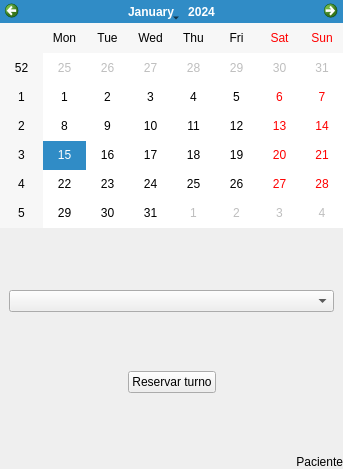
<?xml version="1.0" encoding="UTF-8"?>
<ui version="4.0">
 <class>Visitas</class>
 <widget class="QWidget" name="Visitas">
  <property name="geometry">
   <rect>
    <x>0</x>
    <y>0</y>
    <width>343</width>
    <height>469</height>
   </rect>
  </property>
  <property name="windowTitle">
   <string>Visitas</string>
  </property>
  <layout class="QGridLayout" name="gridLayout">
   <property name="leftMargin">
    <number>0</number>
   </property>
   <property name="topMargin">
    <number>0</number>
   </property>
   <property name="rightMargin">
    <number>0</number>
   </property>
   <property name="bottomMargin">
    <number>0</number>
   </property>
   <property name="spacing">
    <number>0</number>
   </property>
   <item row="0" column="0">
    <widget class="Image" name="background" native="true">
     <layout class="QGridLayout" name="gridLayout_2">
      <property name="leftMargin">
       <number>0</number>
      </property>
      <property name="topMargin">
       <number>0</number>
      </property>
      <property name="rightMargin">
       <number>0</number>
      </property>
      <property name="bottomMargin">
       <number>0</number>
      </property>
      <property name="spacing">
       <number>0</number>
      </property>
      <item row="0" column="0">
       <widget class="QCalendarWidget" name="calendario"/>
      </item>
      <item row="2" column="0">
       <widget class="QLabel" name="lPaciente">
        <property name="text">
         <string>Paciente</string>
        </property>
        <property name="alignment">
         <set>Qt::AlignRight|Qt::AlignTrailing|Qt::AlignVCenter</set>
        </property>
       </widget>
      </item>
      <item row="1" column="0">
       <widget class="QWidget" name="widget" native="true">
        <property name="sizePolicy">
         <sizepolicy hsizetype="Preferred" vsizetype="Expanding">
          <horstretch>0</horstretch>
          <verstretch>0</verstretch>
         </sizepolicy>
        </property>
        <layout class="QGridLayout" name="gridLayout_3">
         <item row="3" column="1">
          <widget class="QPushButton" name="pbReservarTurno">
           <property name="text">
            <string>Reservar turno</string>
           </property>
          </widget>
         </item>
         <item row="0" column="1">
          <spacer name="verticalSpacer_2">
           <property name="orientation">
            <enum>Qt::Vertical</enum>
           </property>
           <property name="sizeHint" stdset="0">
            <size>
             <width>20</width>
             <height>40</height>
            </size>
           </property>
          </spacer>
         </item>
         <item row="4" column="1">
          <spacer name="verticalSpacer">
           <property name="orientation">
            <enum>Qt::Vertical</enum>
           </property>
           <property name="sizeHint" stdset="0">
            <size>
             <width>20</width>
             <height>40</height>
            </size>
           </property>
          </spacer>
         </item>
         <item row="3" column="0">
          <spacer name="horizontalSpacer">
           <property name="orientation">
            <enum>Qt::Horizontal</enum>
           </property>
           <property name="sizeHint" stdset="0">
            <size>
             <width>40</width>
             <height>20</height>
            </size>
           </property>
          </spacer>
         </item>
         <item row="1" column="0" colspan="3">
          <widget class="QComboBox" name="cbDiaHora"/>
         </item>
         <item row="3" column="2">
          <spacer name="horizontalSpacer_2">
           <property name="orientation">
            <enum>Qt::Horizontal</enum>
           </property>
           <property name="sizeHint" stdset="0">
            <size>
             <width>40</width>
             <height>20</height>
            </size>
           </property>
          </spacer>
         </item>
         <item row="2" column="1">
          <spacer name="verticalSpacer_3">
           <property name="orientation">
            <enum>Qt::Vertical</enum>
           </property>
           <property name="sizeHint" stdset="0">
            <size>
             <width>20</width>
             <height>40</height>
            </size>
           </property>
          </spacer>
         </item>
        </layout>
       </widget>
      </item>
     </layout>
    </widget>
   </item>
  </layout>
 </widget>
 <customwidgets>
  <customwidget>
   <class>Image</class>
   <extends>QWidget</extends>
   <header>image.hpp</header>
   <container>1</container>
  </customwidget>
 </customwidgets>
 <resources/>
 <connections/>
</ui>
